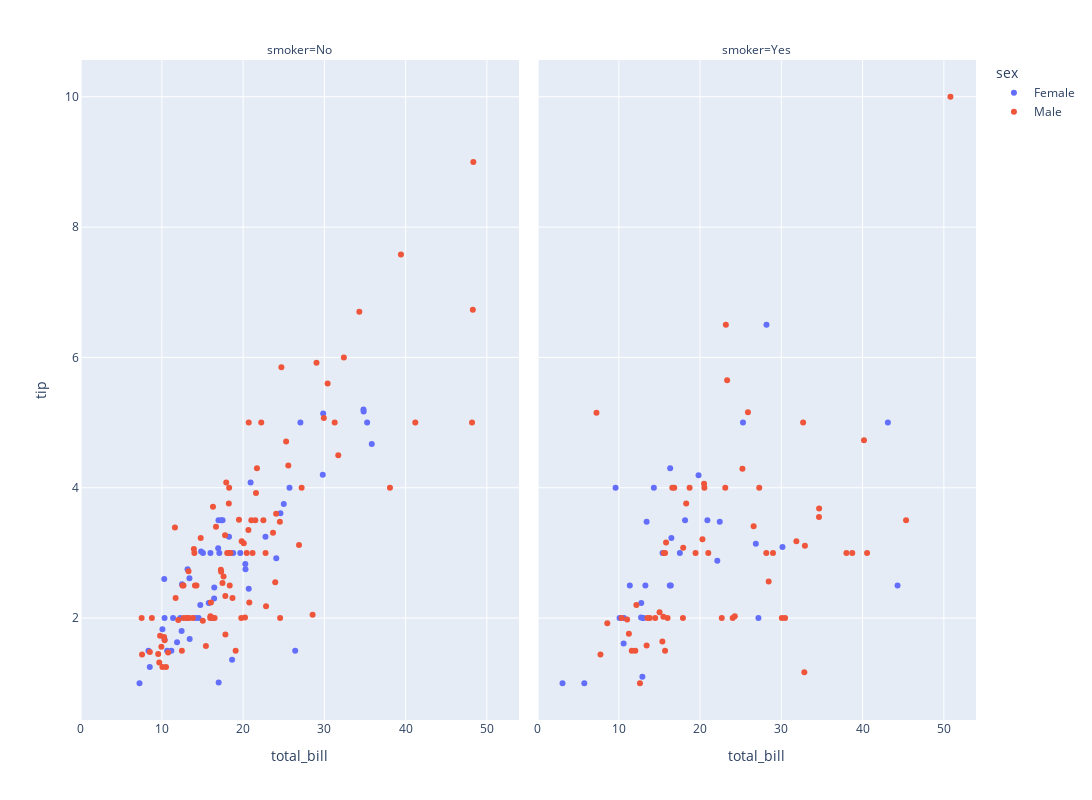

The notebook cell this image was saved under:
### Markdown cell above
## Create Scatter Plot

### Scatter Plot 1:

### Code cell
fig = px.scatter(df, x = "total_bill", y = "tip", color = "sex",facet_col= "smoker", height = 800,width = 1500 )
fig.show()

### Figure 1 — Plotly figure (JSON) as saved in the notebook; plotly's stock layout.template omitted (floating-point values rounded to 4 significant figures)
{"data": [{"hovertemplate": "sex=Female<br>smoker=No<br>total_bill=%{x}<br>tip=%{y}<extra></extra>", "legendgroup": "Female", "marker": {"color": "#636efa", "symbol": "circle"}, "mode": "markers", "name": "Female", "orientation": "v", "showlegend": true, "type": "scatter", "x": [16.99, 24.59, 35.26, 14.83, 10.33, 16.97, 20.29, 15.77, 19.65, 15.06, 20.69, 16.93, 10.29, 34.81, 26.41, 16.45, 17.07, 14.73, 10.07, 34.83, 22.75, 20.92, 7.25, 25.71, 17.31, 10.65, 12.43, 24.08, 13.42, 12.48, 29.8, 14.52, 11.38, 20.27, 11.17, 12.26, 18.26, 8.51, 10.33, 14.15, 13.16, 17.47, 27.05, 16.43, 8.35, 18.64, 11.87, 29.85, 25, 13.39, 16.21, 15.98, 35.83, 18.78], "xaxis": "x", "y": [1.01, 3.61, 5, 3.02, 1.67, 3.5, 2.75, 2.23, 3, 3, 2.45, 3.07, 2.6, 5.2, 1.5, 2.47, 3, 2.2, 1.83, 5.17, 3.25, 4.08, 1, 4, 3.5, 1.5, 1.8, 2.92, 1.68, 2.52, 4.2, 2, 2, 2.83, 1.5, 2, 3.25, 1.25, 2, 2, 2.75, 3.5, 5, 2.3, 1.5, 1.36, 1.63, 5.14, 3.75, 2.61, 2, 3, 4.67, 3], "yaxis": "y"}, {"hovertemplate": "sex=Female<br>smoker=Yes<br>total_bill=%{x}<br>tip=%{y}<extra></extra>", "legendgroup": "Female", "marker": {"color": "#636efa", "symbol": "circle"}, "mode": "markers", "name": "Female", "orientation": "v", "showlegend": false, "type": "scatter", "x": [3.07, 26.86, 25.28, 5.75, 16.32, 11.35, 15.38, 44.3, 22.42, 14.31, 17.51, 10.59, 10.63, 9.6, 20.9, 18.15, 19.81, 43.11, 13, 12.74, 13, 16.4, 16.47, 12.76, 13.27, 28.17, 12.9, 30.14, 13.42, 16.27, 10.09, 22.12, 27.18], "xaxis": "x2", "y": [1, 3.14, 5, 1, 4.3, 2.5, 3, 2.5, 3.48, 4, 3, 1.61, 2, 4, 3.5, 3.5, 4.19, 5, 2, 2.01, 2, 2.5, 3.23, 2.23, 2.5, 6.5, 1.1, 3.09, 3.48, 2.5, 2, 2.88, 2], "yaxis": "y2"}, {"hovertemplate": "sex=Male<br>smoker=No<br>total_bill=%{x}<br>tip=%{y}<extra></extra>", "legendgroup": "Male", "marker": {"color": "#EF553B", "symbol": "circle"}, "mode": "markers", "name": "Male", "orientation": "v", "showlegend": true, "type": "scatter", "x": [10.34, 21.01, 23.68, 25.29, 8.77, 26.88, 15.04, 14.78, 10.27, 15.42, 18.43, 21.58, 16.29, 20.65, 17.92, 39.42, 19.82, 17.81, 13.37, 12.69, 21.7, 9.55, 18.35, 17.78, 24.06, 16.31, 18.69, 31.27, 16.04, 17.46, 13.94, 9.68, 30.4, 18.29, 22.23, 32.4, 28.55, 18.04, 12.54, 9.94, 25.56, 19.49, 48.27, 17.59, 20.08, 20.23, 12.02, 10.51, 27.2, 22.76, 17.29, 16.66, 15.98, 13.03, 18.28, 24.71, 21.16, 22.49, 12.46, 18.24, 14, 38.07, 23.95, 29.93, 11.69, 14.26, 15.95, 8.52, 22.82, 19.08, 34.3, 41.19, 9.78, 7.51, 14.07, 13.13, 17.26, 24.55, 19.77, 48.17, 16.49, 21.5, 12.66, 13.81, 24.52, 20.76, 31.71, 20.69, 7.56, 48.33, 20.45, 13.28, 11.61, 10.77, 10.07, 29.03, 17.82], "xaxis": "x", "y": [1.66, 3.5, 3.31, 4.71, 2, 3.12, 1.96, 3.23, 1.71, 1.57, 3, 3.92, 3.71, 3.35, 4.08, 7.58, 3.18, 2.34, 2, 2, 4.3, 1.45, 2.5, 3.27, 3.6, 2, 2.31, 5, 2.24, 2.54, 3.06, 1.32, 5.6, 3, 5, 6, 2.05, 3, 2.5, 1.56, 4.34, 3.51, 6.73, 2.64, 3.15, 2.01, 1.97, 1.25, 4, 3, 2.71, 3.4, 2.03, 2, 4, 5.85, 3, 3.5, 1.5, 3.76, 3, 4, 2.55, 5.07, 2.31, 2.5, 2, 1.48, 2.18, 1.5, 6.7, 5, 1.73, 2, 2.5, 2, 2.74, 2, 2, 5, 2, 3.5, 2.5, 2, 3.48, 2.24, 4.5, 5, 1.44, 9, 3, 2.72, 3.39, 1.47, 1.25, 5.92, 1.75], "yaxis": "y"}, {"hovertemplate": "sex=Male<br>smoker=Yes<br>total_bill=%{x}<br>tip=%{y}<extra></extra>", "legendgroup": "Male", "marker": {"color": "#EF553B", "symbol": "circle"}, "mode": "markers", "name": "Male", "orientation": "v", "showlegend": false, "type": "scatter", "x": [38.01, 11.24, 20.29, 13.81, 11.02, 18.29, 15.01, 17.92, 19.44, 32.68, 28.97, 40.17, 27.28, 12.03, 21.01, 15.36, 20.49, 25.21, 16, 50.81, 15.81, 7.25, 31.85, 16.82, 32.9, 17.89, 14.48, 34.63, 34.65, 23.33, 45.35, 23.17, 40.55, 30.46, 23.1, 15.69, 28.44, 15.48, 16.58, 10.34, 13.51, 18.71, 20.53, 26.59, 38.73, 24.27, 30.06, 25.89, 28.15, 11.59, 7.74, 12.16, 8.58, 13.42, 24.01, 15.69, 15.53, 12.6, 32.83, 22.67], "xaxis": "x2", "y": [3, 1.76, 3.21, 2, 1.98, 3.76, 2.09, 3.08, 3, 5, 3, 4.73, 4, 1.5, 3, 1.64, 4.06, 4.29, 2, 10, 3.16, 5.15, 3.18, 4, 3.11, 2, 2, 3.55, 3.68, 5.65, 3.5, 6.5, 3, 2, 4, 1.5, 2.56, 2.02, 4, 2, 2, 4, 4, 3.41, 3, 2.03, 2, 5.16, 3, 1.5, 1.44, 2.2, 1.92, 1.58, 2, 3, 3, 1, 1.17, 2], "yaxis": "y2"}], "layout": {"annotations": [{"font": {}, "showarrow": false, "text": "smoker=No", "x": 0.245, "xanchor": "center", "xref": "paper", "y": 1, "yanchor": "bottom", "yref": "paper"}, {"font": {}, "showarrow": false, "text": "smoker=Yes", "x": 0.755, "xanchor": "center", "xref": "paper", "y": 1, "yanchor": "bottom", "yref": "paper"}], "height": 800, "legend": {"title": {"text": "sex"}, "tracegroupgap": 0}, "margin": {"t": 60}, "width": 1500, "xaxis": {"anchor": "y", "domain": [0, 0.49], "title": {"text": "total_bill"}}, "xaxis2": {"anchor": "y2", "domain": [0.51, 1], "matches": "x", "title": {"text": "total_bill"}}, "yaxis": {"anchor": "x", "domain": [0, 1], "title": {"text": "tip"}}, "yaxis2": {"anchor": "x2", "domain": [0, 1], "matches": "y", "showticklabels": false}}}
